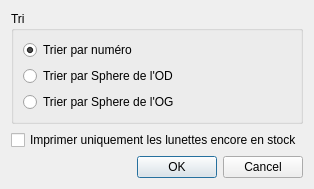
<?xml version="1.0" encoding="UTF-8"?>
<ui version="4.0">
 <class>Dialog</class>
 <widget class="QDialog" name="Dialog">
  <property name="windowModality">
   <enum>Qt::ApplicationModal</enum>
  </property>
  <property name="geometry">
   <rect>
    <x>0</x>
    <y>0</y>
    <width>281</width>
    <height>170</height>
   </rect>
  </property>
  <property name="windowTitle">
   <string>Impression</string>
  </property>
  <layout class="QHBoxLayout" name="horizontalLayout">
   <item>
    <layout class="QVBoxLayout" name="verticalLayout_2">
     <item>
      <widget class="QGroupBox" name="groupBox">
       <property name="title">
        <string>Tri</string>
       </property>
       <layout class="QFormLayout" name="formLayout">
        <item row="0" column="0">
         <layout class="QVBoxLayout" name="verticalLayout">
          <property name="sizeConstraint">
           <enum>QLayout::SetDefaultConstraint</enum>
          </property>
          <item>
           <widget class="QRadioButton" name="numRadio">
            <property name="text">
             <string>Trier par numéro</string>
            </property>
            <property name="checked">
             <bool>true</bool>
            </property>
           </widget>
          </item>
          <item>
           <widget class="QRadioButton" name="rRadio">
            <property name="text">
             <string>Trier par Sphere de l'OD</string>
            </property>
           </widget>
          </item>
          <item>
           <widget class="QRadioButton" name="lRadio">
            <property name="text">
             <string>Trier par Sphere de l'OG</string>
            </property>
           </widget>
          </item>
         </layout>
        </item>
       </layout>
      </widget>
     </item>
     <item>
      <widget class="QCheckBox" name="stockCheckBox">
       <property name="text">
        <string>Imprimer uniquement les lunettes encore en stock</string>
       </property>
      </widget>
     </item>
     <item>
      <widget class="QDialogButtonBox" name="buttonBox">
       <property name="orientation">
        <enum>Qt::Horizontal</enum>
       </property>
       <property name="standardButtons">
        <set>QDialogButtonBox::Cancel|QDialogButtonBox::Ok</set>
       </property>
      </widget>
     </item>
    </layout>
   </item>
  </layout>
 </widget>
 <resources/>
 <connections>
  <connection>
   <sender>buttonBox</sender>
   <signal>accepted()</signal>
   <receiver>Dialog</receiver>
   <slot>accept()</slot>
   <hints>
    <hint type="sourcelabel">
     <x>248</x>
     <y>254</y>
    </hint>
    <hint type="destinationlabel">
     <x>157</x>
     <y>274</y>
    </hint>
   </hints>
  </connection>
  <connection>
   <sender>buttonBox</sender>
   <signal>rejected()</signal>
   <receiver>Dialog</receiver>
   <slot>reject()</slot>
   <hints>
    <hint type="sourcelabel">
     <x>316</x>
     <y>260</y>
    </hint>
    <hint type="destinationlabel">
     <x>286</x>
     <y>274</y>
    </hint>
   </hints>
  </connection>
 </connections>
</ui>
